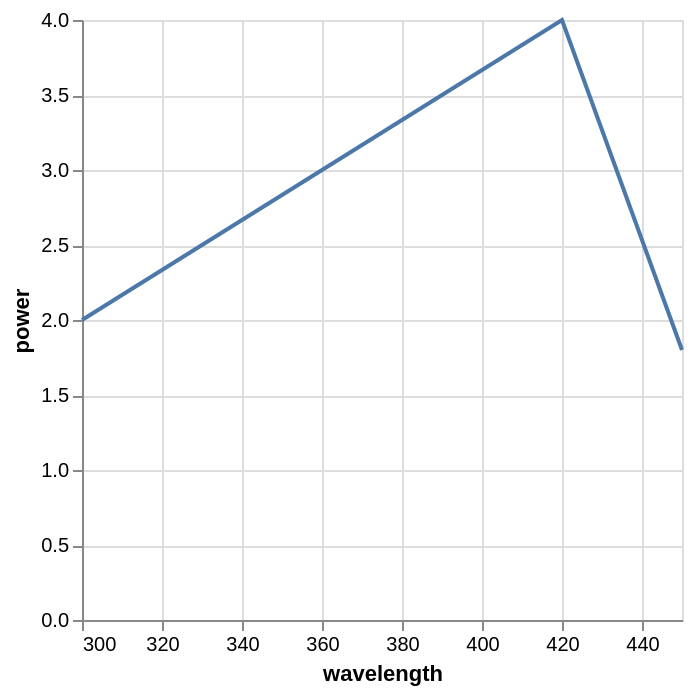

Write the Vega-Lite specification saved for this chart.
### Vega-Lite specification from a JSON file in a GitHub repository (floating-point values rounded to 4 significant figures)
{"$schema": "https://vega.github.io/schema/vega-lite/v5.json", "data": {"values": [{"wavelength": 250, "power": 1}, {"wavelength": 300, "power": 2}, {"wavelength": 420, "power": 4}, {"wavelength": 450, "power": 1.8}, {"wavelength": 500, "power": 1.1}]}, "transform": [{"filter": {"field": "wavelength", "range": [300, 450]}}], "mark": "line", "encoding": {"x": {"field": "wavelength", "type": "quantitative", "scale": {"domain": [300, 450]}}, "y": {"field": "power", "type": "quantitative"}}}
